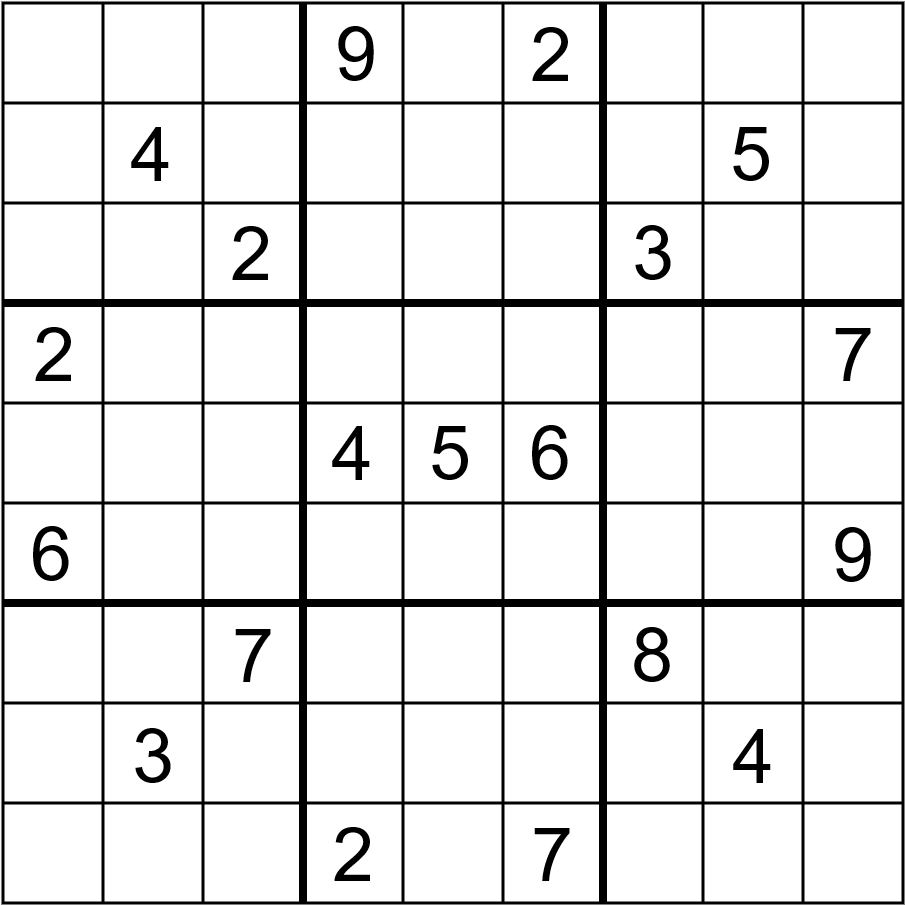
#> input picture images/sudoku.png, 905 x 905 px, found by its file name
$ python chapter_13.py
#> lines starting #> are read from the running program, lines starting #| are printed output that depends on the picture
#corner detection
import numpy as np
import matplotlib.pyplot as plt
import cv2


img = cv2.imread("sudoku.png",0)
#> img: shape (905, 905); min 0, max 255, mean 228.6
img = np.float32(img)
plt.figure(),plt.imshow(img , cmap = "gray"),plt.axis("off"),plt.title("original")


#harris corner detection
dst = cv2.cornerHarris(img , blockSize = 5 , ksize = 3 , k = 0.04)
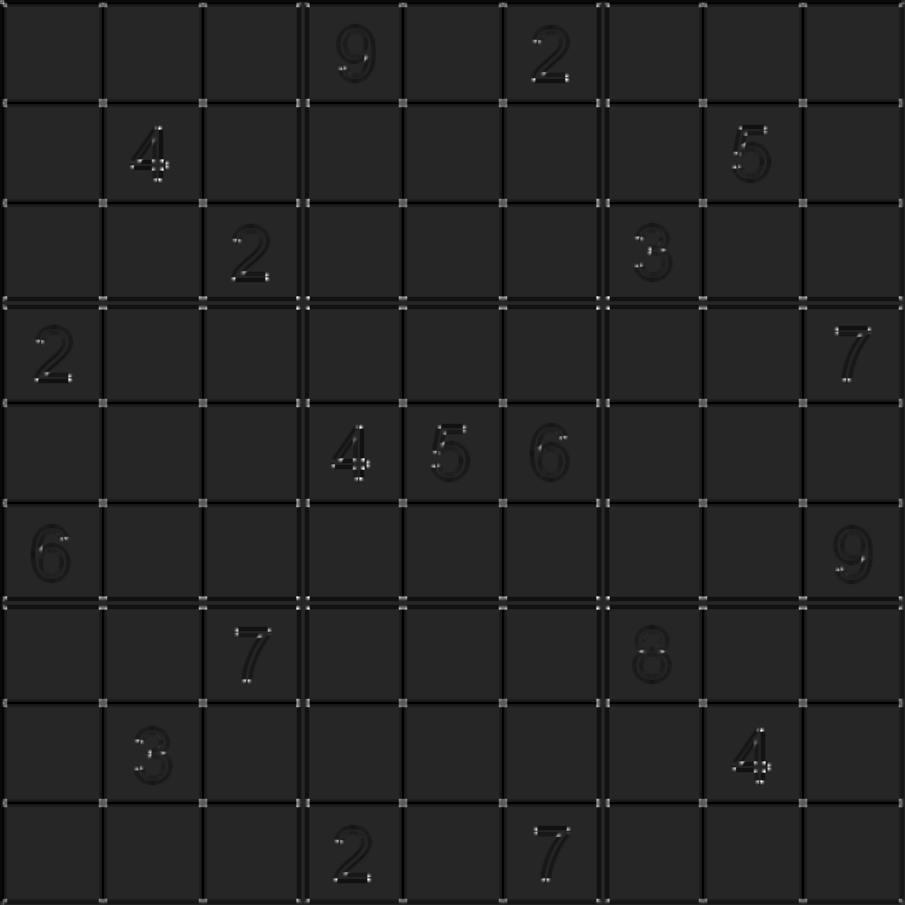
#> dst: shape (905, 905) float32; min -51235240, max 291935328, mean -3275960; drawn with min black and max white
plt.figure(),plt.imshow(dst , cmap = "gray"),plt.axis("off"),plt.title("corner")


dst = cv2.dilate(dst,None)
img[dst>0.6*dst.max()]=1
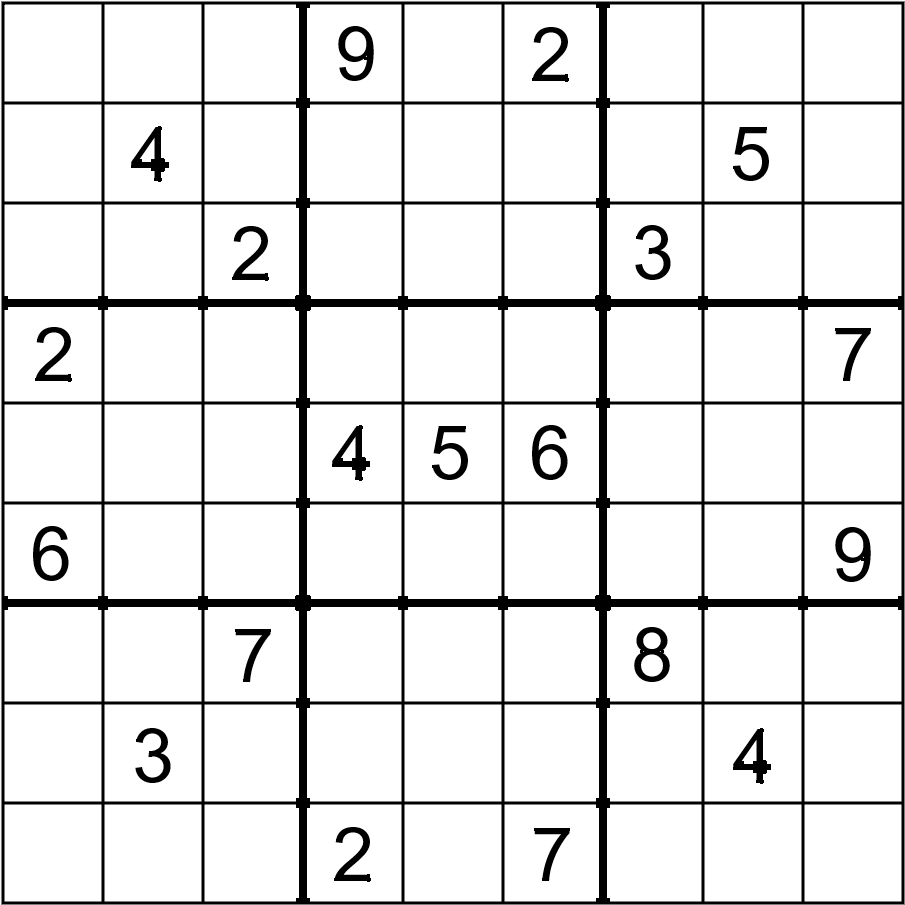
#> img: shape (905, 905) float32; min 0, max 255, mean 228
plt.figure(),plt.imshow(dst , cmap = "gray"),plt.axis("off"),plt.title("corner")
plt.show()


#shi tomasi detection
img = cv2.imread("sudoku.png",0)
img = np.float32(img)

corners = cv2.goodFeaturesToTrack(img,200,0.01,10)
#> corners = 200 rows, first 8: [369, 880], [762, 782], [763, 770], [762, 729], [607, 607], [307, 607], [598, 598], [298, 598]
corners = np.int64(corners)

for i in corners:
    x,y = i.ravel()
    cv2.circle(img,(x,y),5,(125,125,125),cv2.FILLED)
#> this loop made 200 passes
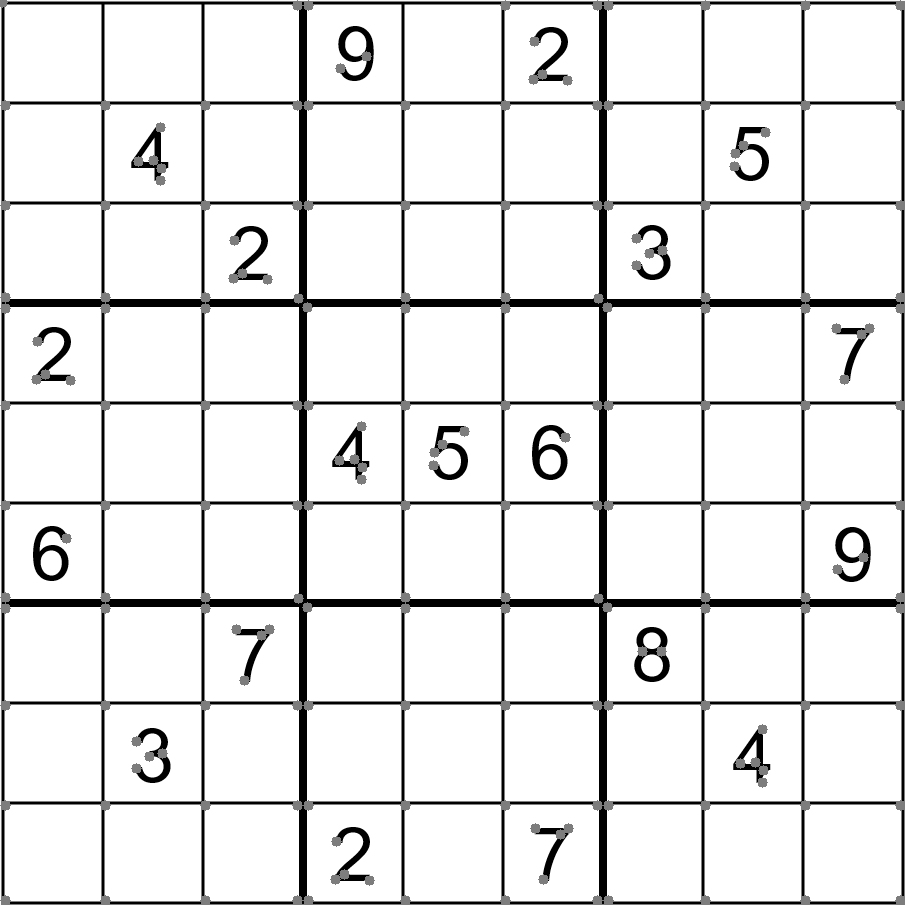
#> img: shape (905, 905) float32; min 0, max 255, mean 228.6

plt.imshow(img)
plt.show()


print(img.shape)
#| (905, 905)
print(img.size)
#| 819025
